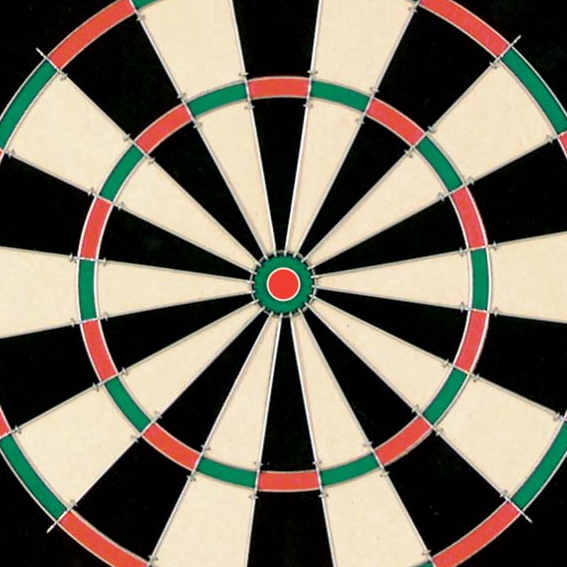
//> input picture dart.bmp, 567 x 567 px
$ ./face dart.bmp   (built with g++ and OpenCV 4)
//> lines starting //> are read from the running program, lines starting //| are printed output that depends on the picture
/////////////////////////////////////////////////////////////////////////////
//
// COMS30121 - face.cpp
//
/////////////////////////////////////////////////////////////////////////////

// header inclusion
// header inclusion
#include <stdio.h>
#include "opencv2/objdetect/objdetect.hpp"
#include "opencv2/opencv.hpp"
#include "opencv2/core/core.hpp"
#include "opencv2/highgui/highgui.hpp"
#include "opencv2/imgproc/imgproc.hpp"
#include <math.h>
#define pi 3.1415926

using namespace std;
using namespace cv;

/** Function Headers */
void detectAndDisplay( Mat &frame, Mat &output );
void detectCircles(Mat &thres_frame, Mat &output);
void sobelConvolution(cv::Mat &gray_image, cv::Mat &output, int ker[], int image_num);
void direction(cv::Mat &gray_image1, cv::Mat &gray_image2, cv::Mat &output);
void magnitude(cv::Mat &gray_image1, cv::Mat &gray_image2, cv::Mat &output);
void thresholds(cv::Mat &gray_image, cv::Mat &output);

int kernelX[9] = {-1, 0, 1, -2, 0, 2, -1, 0, 1};
int kernelY[9] = {-1, -2, -1, 0, 0, 0, 1, 2, 1};
int max_val[3] = {90,   0, 0};
int min_val[3] = {-100, 0, 0};
int max_mag[3] = { 294,   0, 0 };
int min_mag[3] = { 0  , 0, 0 };

/** Global variables */
String cascade_name = "dartcascade/cascade.xml";
CascadeClassifier cascade;

/** @function main */
int main( int argc, const char** argv )
{
  // 1. Read Input Image
	Mat frame = imread(argv[1], CV_LOAD_IMAGE_COLOR);
//> frame is the input picture: 567 rows x 567 cols, CV_8UC3; mean B, G, R 96.6, 111.5, 119.5
	Mat frame_output = frame;
	Mat gray_frame;
	cvtColor(frame, gray_frame, CV_BGR2GRAY);
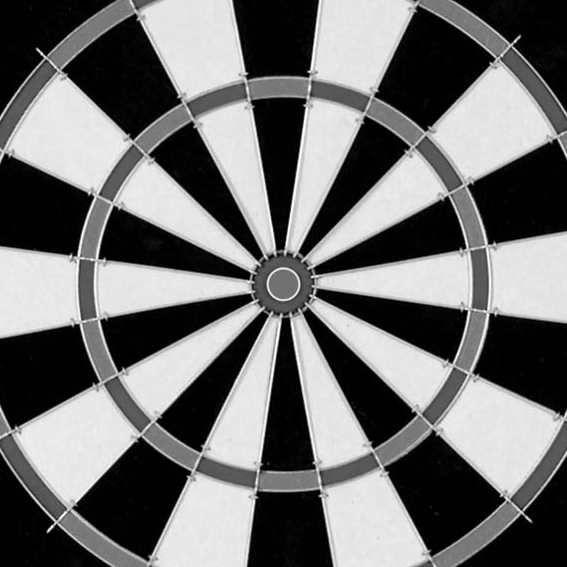
//> gray_frame: 567 rows x 567 cols, CV_8UC1; min 0, max 255, mean 112.2

	// 2. Load the Strong Classifier in a structure called `Cascade'
	if( !cascade.load( cascade_name ) ){ printf("--(!)Error loading\n"); return -1; };


	//dlur image (convolution).
	Mat tmp_image1 = Mat::zeros(gray_frame.rows, gray_frame.cols, DataType<int>::type);
	Mat tmp_image2 = Mat::zeros(gray_frame.rows, gray_frame.cols, DataType<int>::type);
	sobelConvolution(gray_frame, tmp_image1, kernelX, 0);  //0 is the number for the image.
//> after the loop in sobelConvolution, `for (int y = 1; y<gray_image.rows - 1; y++)`:
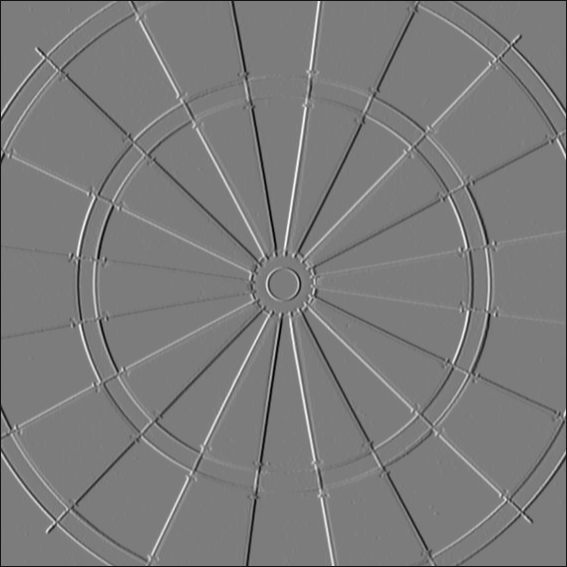
//> output: 567 rows x 567 cols, CV_32SC1; min -22, max 268, mean 119.3; drawn with min black and max white
//> kernelX = [-1, 0, 1, -2, 0, 2, -1, 0, 1]
	sobelConvolution(gray_frame, tmp_image2, kernelY, 0);
//> call 2 of sobelConvolution, with image_num = 0
//> after the loop in sobelConvolution (call 2), `for (int y = 1; y<gray_image.rows - 1; y++)`:
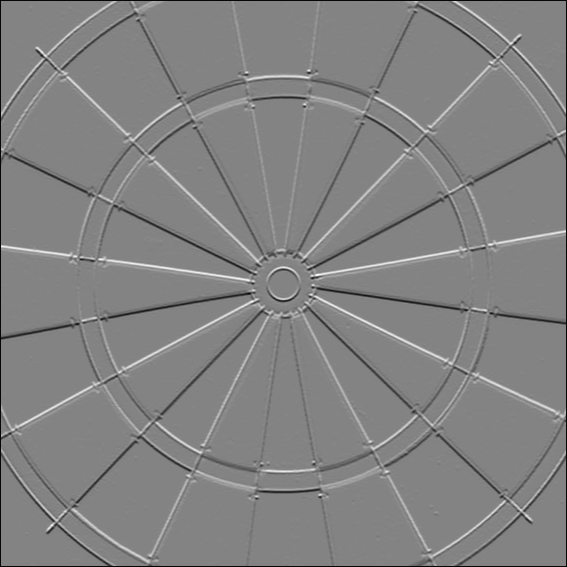
//> output: 567 rows x 567 cols, CV_32SC1; min -6, max 238, mean 119.3; drawn with min black and max white
//> kernelY = [-1, -2, -1, 0, 0, 0, 1, 2, 1]

	Mat tmp_image3 = Mat::zeros(gray_frame.rows, gray_frame.cols, DataType<float>::type);
	direction(tmp_image1, tmp_image2, tmp_image3);

	Mat tmp_image4 = Mat::zeros(gray_frame.rows, gray_frame.cols, DataType<int>::type);
	magnitude(tmp_image1, tmp_image2, tmp_image4);

	Mat tmp_image5 = Mat::zeros(gray_frame.rows, gray_frame.cols, DataType<int>::type);
	thresholds(tmp_image4, tmp_image5);

	// 3. Detect Faces and Display Result
	//detectAndDisplay(frame, frame_output);

	// Circle detection
	detectCircles(tmp_image5, tmp_image5);

	// 4. Save Result Image
	imwrite( "detected.jpg", tmp_image5 );

	//visualise the loaded image in the window
	imwrite("convX.jpg", tmp_image1);
	imwrite("convY.jpg", tmp_image2);
	imwrite("direc.jpg", tmp_image3);
	imwrite("magni.jpg", tmp_image4);
	imwrite("thres.jpg", tmp_image5);


	return 0;
}


/** @function detectAndDisplay */
void detectAndDisplay( Mat &frame, Mat &output )
{
	std::vector<Rect> faces;
	Mat gray_image;

	// 1. Prepare Image by turning it into Grayscale and normalising lighting
	cvtColor( frame, gray_image, CV_BGR2GRAY );
	equalizeHist( gray_image, gray_image );

	// 2. Perform Viola-Jones Object Detection
	cascade.detectMultiScale( gray_image, faces, 1.1, 1, 0|CV_HAAR_SCALE_IMAGE, Size(50, 50), Size(500,500) );

  // 3. Print number of Faces found
	std::cout << faces.size() << std::endl;

  // 4. Draw box around faces found
	for( int i = 0; i < faces.size(); i++ )
	{
		rectangle(output, Point(faces[i].x, faces[i].y), Point(faces[i].x + faces[i].width, faces[i].y + faces[i].height), Scalar( 0, 255, 0 ), 2);
	}

}

void detectCircles(Mat &thres_frame, Mat &output )
{
	//Mat gray_image;

	/// Convert it to gray
  //cvtColor( thres_frame, gray_image, CV_BGR2GRAY );
	thres_frame.convertTo(thres_frame,CV_8UC1);
  /// Reduce the noise so we avoid false circle detection
  //GaussianBlur( gray_image, gray_image, Size(5, 5), 2, 2 );
	GaussianBlur( thres_frame, thres_frame, Size(9, 9), 2, 2 );

  vector<Vec3f> circles;

  /// Apply the Hough Transform to find the circles
  //HoughCircles( gray_image, circles, CV_HOUGH_GRADIENT, 1.2, gray_image.rows/12, 170, 100, 0, 0 );
	//HoughCircles( gray_image, circles, CV_HOUGH_GRADIENT, dp, minDist, param1, param2, minrad, maxrad );
	//HoughCircles( thres_frame, circles, CV_HOUGH_GRADIENT, 1.1, 30, 200, 70, 0, 0 );
	HoughCircles(thres_frame, circles, CV_HOUGH_GRADIENT, 1.2, 1, 200, 100, 0, 0);

	std::cout << circles.size() << std::endl;

  /// Draw the circles detected
  for( size_t i = 0; i < circles.size(); i++ )
  {
      Point center(cvRound(circles[i][0]), cvRound(circles[i][1]));
      int radius = cvRound(circles[i][2]);
      // circle center
      circle( output, center, 3, Scalar(0,255,0), -1, 8, 0 );
      // circle outline
      circle( output, center, radius, Scalar(0,25*i,255), 3, 8, 0 );
   }
}


void sobelConvolution(cv::Mat &gray_image, cv::Mat &output, int ker[], int image_num) {
	//define a temp image.
	Mat tmp_image = Mat::zeros(gray_image.rows, gray_image.cols, gray_image.type());
  //Mat int_tmp_image;
	// Threshold by looping through all pixels.
	for (int y = 1; y<gray_image.rows - 1; y++) {
		for (int x = 1; x<gray_image.cols - 1; x++) {
			/*if( (0<y<(image.rows-1)) && (0<x<(image.cols-1)) ) {*/
			uchar pixel1 = gray_image.at<uchar>(y - 1, x - 1);
			uchar pixel2 = gray_image.at<uchar>(y - 1, x);
			uchar pixel3 = gray_image.at<uchar>(y - 1, x + 1);
			uchar pixel4 = gray_image.at<uchar>(y, x - 1);
			uchar pixel5 = gray_image.at<uchar>(y, x);
			uchar pixel6 = gray_image.at<uchar>(y, x + 1);
			uchar pixel7 = gray_image.at<uchar>(y + 1, x - 1);
			uchar pixel8 = gray_image.at<uchar>(y + 1, x);
			uchar pixel9 = gray_image.at<uchar>(y + 1, x + 1);
			int pixel_val = (pixel1*ker[8] + pixel2*ker[7] + pixel3*ker[6] + pixel4*ker[5] + pixel5*ker[4] + pixel6*ker[3] + pixel7*ker[2] + pixel8*ker[1] + pixel9*ker[0]) / 9;

      output.at<int>(y, x) = cvRound(255*(max_val[image_num] - pixel_val) / (max_val[image_num] - min_val[image_num]) );
      //printf("%d\n", output.at<int>(y,x));
    }
	}
  //tmp_image.convertTo(int_tmp_image, CV_32F);
	//output = tmp_image;
}

void direction(cv::Mat &gray_image1, cv::Mat &gray_image2, cv::Mat &output) { // image1 is dx.
	int min = 0;
	int max = 0;
	for (int y = 0; y < gray_image1.rows; y++) {
		for (int x = 0; x < gray_image1.cols; x++) {
			int pixeldx = gray_image1.at<int>(y, x);
			int pixeldy = gray_image2.at<int>(y, x);
			float direct = (fastAtan2((float)pixeldy, (float)pixeldx));
			output.at<float>(y, x) = (direct/180)*pi;
			// [11 lines of commented-out code are left out]
		}
	}
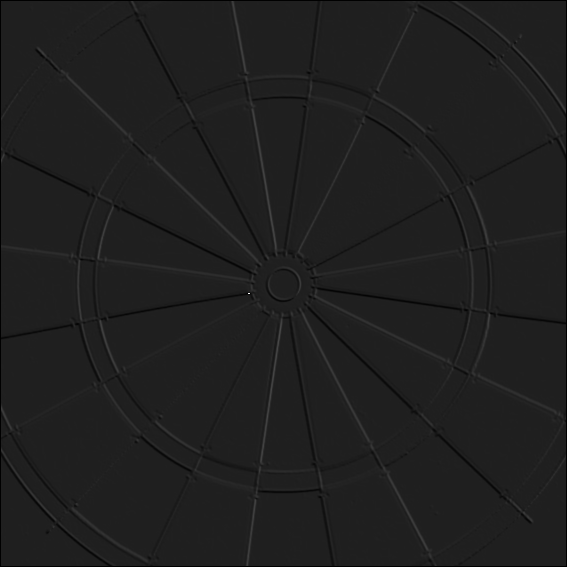
//> output: 567 rows x 567 cols, CV_32FC1; min 0, max 6.27, mean 0.781; drawn with min black and max white
}
void magnitude(cv::Mat &gray_image1, cv::Mat &gray_image2, cv::Mat &output) { // image1 is dx.
	int min = 0;
	int max = 0;
	for (int y = 0; y < gray_image1.rows; y++) {
		for (int x = 0; x < gray_image1.cols; x++) {
			int pixeldx = gray_image1.at<int>(y, x);
			int pixeldy = gray_image2.at<int>(y, x);
			int magni = cvRound(sqrt(pow(pixeldx, 2) + pow(pixeldy, 2)));
			output.at<int>(y, x) = cvRound(255 * (max_mag[0] - magni) / (max_mag[0] - min_mag[0]));
			// [4 lines of commented-out code are left out]
			if (output.at<int>(y, x) < min) {
				min = output.at<int>(y, x);
			}
			if (output.at<int>(y, x) > max) {
				max = output.at<int>(y, x);
			}
		}
	}
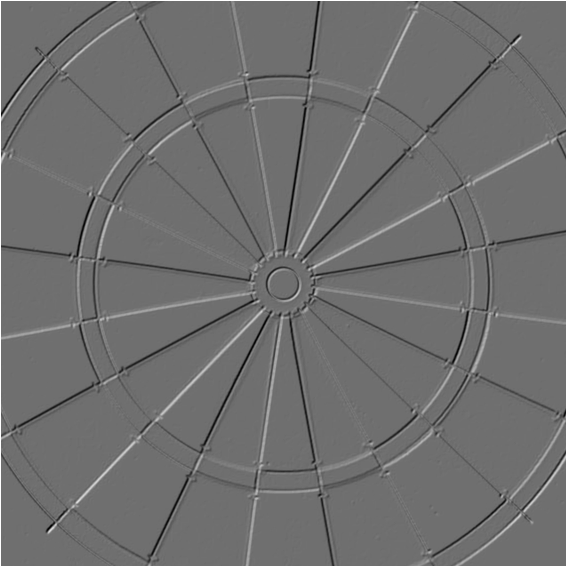
//> output: 567 rows x 567 cols, CV_32SC1; min -8, max 255, mean 107.3; drawn with min black and max white
//> after the loop, min = -8; max = 255
	//printf("min = %d\n", min); //0
	//printf("max = %d\n", max); //294
}

void thresholds(cv::Mat &gray_image, cv::Mat &output) {
	for (int y = 0; y < gray_image.rows; y++) {
		for (int x = 0; x < gray_image.cols; x++) {
		/*	if (output.at<int>(y, x) > 90) {
				printf("%d\n", output.at<int>(y, x));
			}*/
			if (gray_image.at<int>(y, x) > 90) {
				output.at<int>(y, x) = 255;
			}
			else {
				output.at<int>(y, x) = 0;
			}
		}
	}
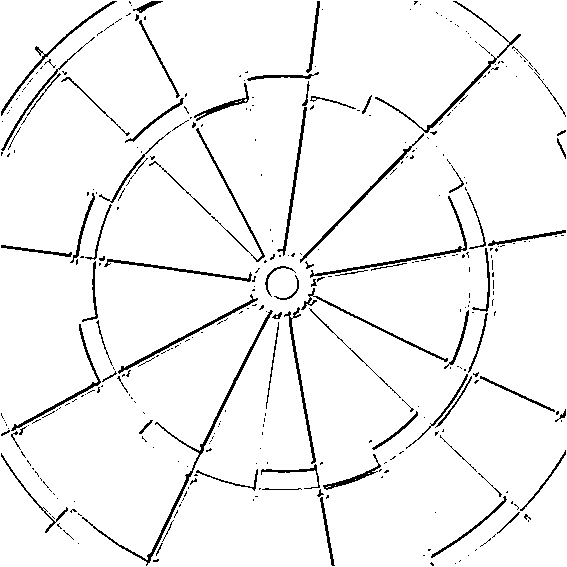
//> output: 567 rows x 567 cols, CV_32SC1; 95.2% white; black in thin lines or dots
//> in detectCircles, `thres_frame.convertTo(thres_frame,CV_8UC1);`: thres_frame: 567 rows x 567 cols, CV_8UC1; 95.2% white; black in thin lines or dots
//> in detectCircles, `GaussianBlur( thres_frame, thres_frame, Size(9, 9), 2, 2 );`:
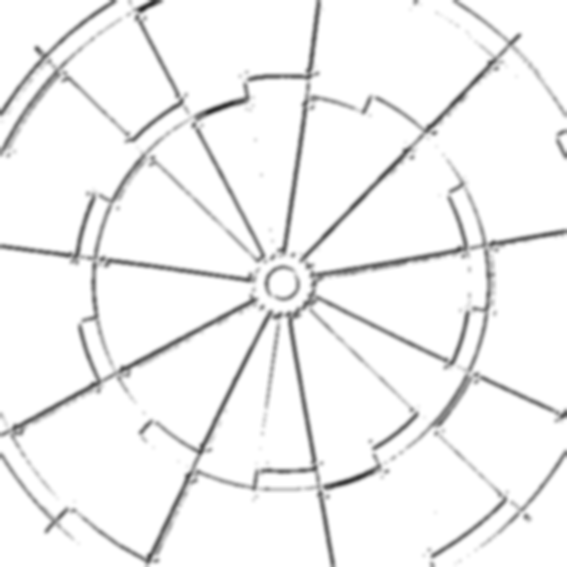
//> thres_frame: 567 rows x 567 cols, CV_8UC1; min 45, max 255, mean 242.7
//> in detectCircles, `HoughCircles(thres_frame, circles, CV_HOUGH_GRADIENT, 1.2, 1, 200, 100..`: circles = empty
//| 0
}
